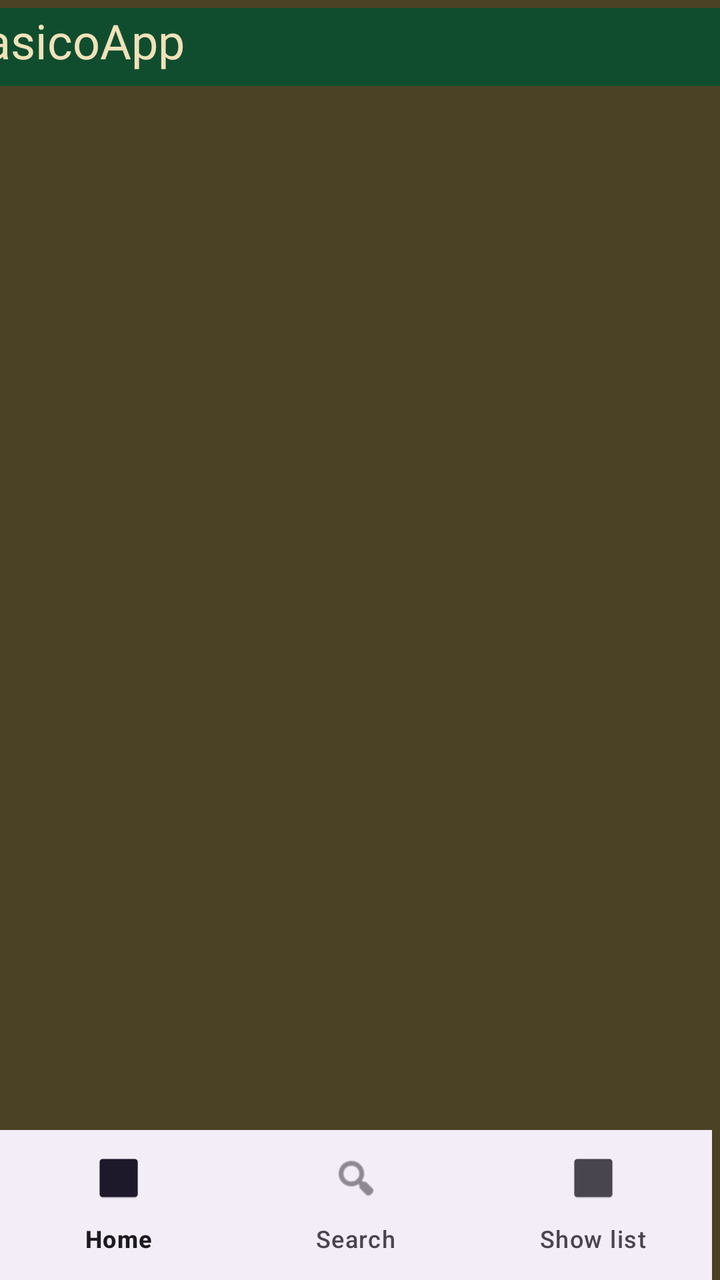
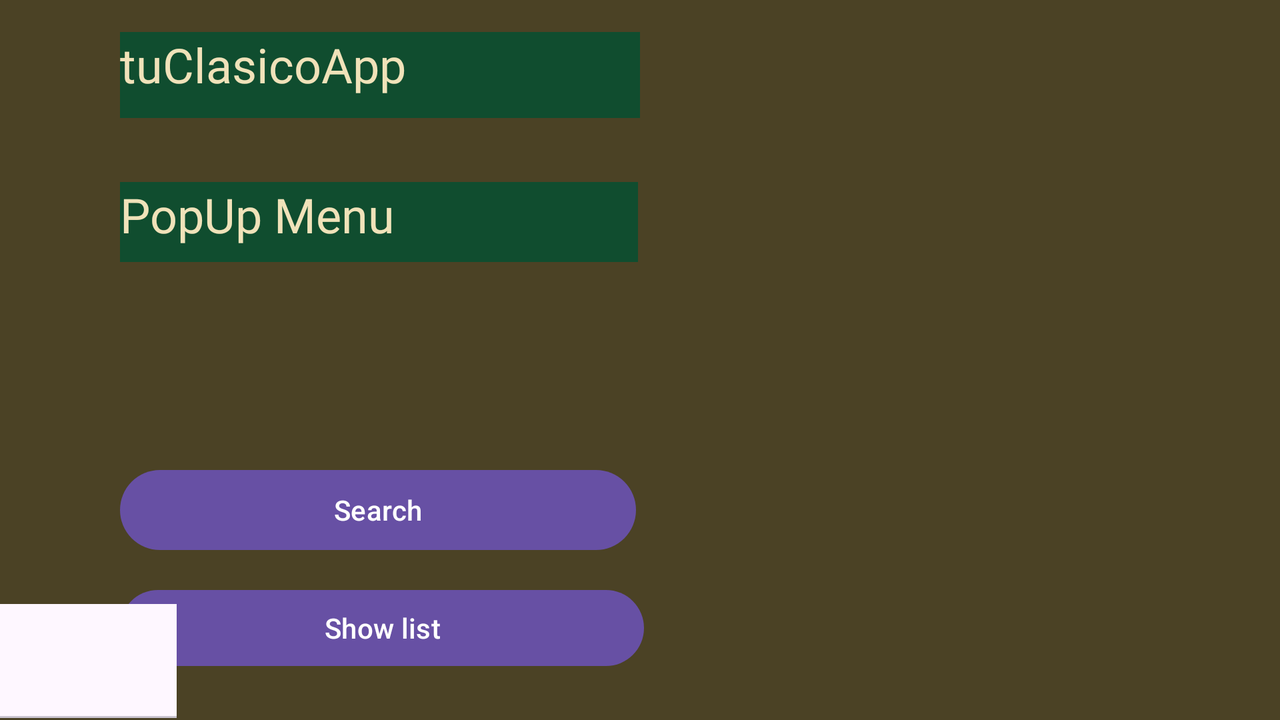

An Android layout and its configuration variant, each rendered on a device that would load it. The default file and the variant file are quoted in full after the pictures.
<!-- AndroidManifest.xml: application theme Theme.ProyectoFinU3 -->
<!-- res/layout/activity_main.xml -->
<?xml version="1.0" encoding="utf-8"?>
<androidx.constraintlayout.widget.ConstraintLayout xmlns:android="http://schemas.android.com/apk/res/android"
    xmlns:app="http://schemas.android.com/apk/res-auto"
    xmlns:tools="http://schemas.android.com/tools"
    android:id="@+id/main"
    android:layout_width="match_parent"
    android:layout_height="match_parent"
    android:background="@color/md_theme_secondaryContainer_highContrast"
    android:theme="@style/Theme.ProyectoFinU3"
    tools:context=".MainActivity">





    <TextView
        android:id="@+id/tv_title"
        android:layout_width="411dp"
        android:layout_height="39dp"
        android:layout_marginTop="4dp"
        android:background="@color/md_theme_primaryFixed_highContrast"
        android:fontFamily="@font/roboto_serif_light"
        android:hint="@string/titleHint"
        android:text="@string/title"
        android:textColor="@color/md_theme_secondaryFixed"
        android:textColorHint="?attr/colorOnSecondary"
        android:textSize="24sp"
        app:layout_constraintEnd_toEndOf="parent"
        app:layout_constraintTop_toTopOf="parent" />

    <androidx.fragment.app.FragmentContainerView
        android:id="@+id/fragmentContainerView"
        android:layout_width="404dp"
        android:layout_height="777dp"
        android:layout_marginTop="11dp"
        android:layout_marginEnd="4dp"
        app:layout_constraintEnd_toEndOf="parent"
        app:layout_constraintTop_toBottomOf="@+id/tv_title" />

    <com.google.android.material.bottomnavigation.BottomNavigationView
        android:id="@+id/bottomNavBar"
        android:layout_width="match_parent"
        android:layout_height="75dp"
        android:layout_marginEnd="4dp"
        app:layout_constraintBottom_toBottomOf="parent"
        app:layout_constraintEnd_toEndOf="parent"
        app:menu="@menu/nav_tabs" />
</androidx.constraintlayout.widget.ConstraintLayout>
<!-- resources referenced by this layout -->
<resources>
  <color name="md_theme_primaryFixed_highContrast">#104D2F</color>
  <color name="md_theme_secondaryContainer_highContrast">#4B4225</color>
  <color name="md_theme_secondaryFixed">#F0E2B9</color>
  <string name="title">tuClasicoApp</string>
  <string name="titleHint">Your title here</string>
  <style name="Theme.ProyectoFinU3" parent="Base.Theme.ProyectoFinU3" />
  <style name="Base.Theme.ProyectoFinU3" parent="Theme.Material3.DayNight.NoActionBar">
          
          
      </style>
</resources>
<!-- res/layout-land/activity_main.xml (the repository's variant of the layout above) -->
<!-- drawn on the phone turned sideways -->
<?xml version="1.0" encoding="utf-8"?>
<androidx.constraintlayout.widget.ConstraintLayout xmlns:android="http://schemas.android.com/apk/res/android"
    xmlns:app="http://schemas.android.com/apk/res-auto"
    xmlns:tools="http://schemas.android.com/tools"
    android:id="@+id/main"
    android:layout_width="match_parent"
    android:layout_height="match_parent"
    android:background="@color/md_theme_secondaryContainer_highContrast"
    android:theme="@style/Theme.ProyectoFinU3"
    tools:context=".MainActivity">

    <androidx.recyclerview.widget.RecyclerView
        android:id="@+id/rv_cars"
        android:layout_width="534dp"
        android:layout_height="356dp"
        android:layout_marginTop="8dp"
        android:layout_marginEnd="4dp"
        app:layout_constraintEnd_toEndOf="parent"
        app:layout_constraintTop_toTopOf="parent"
        tools:listitem="@layout/car_item" />

    <TextView
        android:id="@+id/tv_title"
        android:layout_width="260dp"
        android:layout_height="43dp"
        android:layout_marginStart="60dp"
        android:layout_marginTop="16dp"
        android:background="@color/md_theme_primaryFixed_highContrast"
        android:fontFamily="@font/roboto_serif_light"
        android:hint="@string/titleHint"
        android:text="@string/title"
        android:textColor="@color/md_theme_secondaryFixed"
        android:textColorHint="?attr/colorOnSecondary"
        android:textSize="24sp"
        app:layout_constraintStart_toStartOf="parent"
        app:layout_constraintTop_toTopOf="parent" />

    <TextView
        android:id="@+id/tv_title2"
        android:layout_width="259dp"
        android:layout_height="40dp"
        android:layout_marginStart="60dp"
        android:layout_marginTop="32dp"
        android:background="@color/md_theme_primaryFixed_highContrast"
        android:fontFamily="@font/roboto_serif_light"
        android:hint="@string/titleHint"
        android:text="PopUp Menu"
        android:textColor="@color/md_theme_secondaryFixed"
        android:textColorHint="?attr/colorOnSecondary"
        android:textSize="24sp"
        app:layout_constraintStart_toStartOf="parent"
        app:layout_constraintTop_toBottomOf="@+id/tv_title" />

    <Button
        android:id="@+id/list_btn"
        android:layout_width="262dp"
        android:layout_height="46dp"
        android:layout_marginStart="60dp"
        android:layout_marginTop="12dp"
        android:text="@string/listBtn"
        app:layout_constraintStart_toStartOf="parent"
        app:layout_constraintTop_toBottomOf="@+id/search_btn" />

    <Button
        android:id="@+id/search_btn"
        android:layout_width="258dp"
        android:layout_height="48dp"
        android:layout_marginStart="60dp"
        android:layout_marginTop="100dp"
        android:text="@string/searchBtn"
        app:layout_constraintStart_toStartOf="parent"
        app:layout_constraintTop_toBottomOf="@+id/tv_title2" />

    <com.google.android.material.tabs.TabLayout
        android:id="@+id/tabSelector"
        android:layout_width="342dp"
        android:layout_height="57dp"
        android:layout_marginEnd="552dp"
        android:layout_marginBottom="1dp"
        app:layout_constraintBottom_toBottomOf="parent"
        app:layout_constraintEnd_toEndOf="parent">

        <com.google.android.material.tabs.TabItem
            android:layout_width="wrap_content"
            android:layout_height="wrap_content"
            android:text="@string/searchBtn" />

        <com.google.android.material.tabs.TabItem
            android:layout_width="wrap_content"
            android:layout_height="wrap_content"
            android:text="@string/listBtn" />

    </com.google.android.material.tabs.TabLayout>

</androidx.constraintlayout.widget.ConstraintLayout>
<!-- res/layout/car_item.xml (included above) -->
<?xml version="1.0" encoding="utf-8"?>
<androidx.cardview.widget.CardView xmlns:android="http://schemas.android.com/apk/res/android"
    xmlns:app="http://schemas.android.com/apk/res-auto"
    xmlns:tools="http://schemas.android.com/tools"
    android:id="@+id/cv_car"
    android:layout_width="match_parent"
    android:layout_height="wrap_content"
    android:layout_margin="8dp"
    app:cardBackgroundColor="#C5CAE9"
    app:cardCornerRadius="20dp"
    app:cardElevation="10dp"
    app:contentPadding="5dp">

    <LinearLayout
        android:layout_width="match_parent"
        android:layout_height="match_parent"
        android:orientation="horizontal"
        android:weightSum="1">

        <ImageView
            android:id="@+id/carPicture"
            android:layout_width="match_parent"
            android:layout_height="wrap_content"
            android:layout_weight="0.5"
            tools:srcCompat="@tools:sample/avatars" />

        <LinearLayout
            android:layout_width="match_parent"
            android:layout_height="match_parent"
            android:layout_weight="0.5"
            android:orientation="vertical">

            <TextView
                android:id="@+id/tv_model"
                android:layout_width="match_parent"
                android:layout_height="wrap_content"
                android:layout_weight="0.5"
                android:text="TextView"
                android:textAppearance="@style/TextAppearance.AppCompat.Large" />

            <TextView
                android:id="@+id/tv_year"
                android:layout_width="match_parent"
                android:layout_height="wrap_content"
                android:layout_weight="0.5"
                android:text="TextView"
                android:textSize="20sp" />

            <TextView
                android:id="@+id/tv_engine"
                android:layout_width="match_parent"
                android:layout_height="wrap_content"
                android:layout_weight="0.5"
                android:text="TextView"
                android:textSize="20sp" />

            <Switch
                android:id="@+id/fav_switch"
                android:layout_width="match_parent"
                android:layout_height="wrap_content"
                android:layout_weight="0.5"
                android:text="Guardar"
                android:textSize="16sp" />

        </LinearLayout>

    </LinearLayout>

</androidx.cardview.widget.CardView>
<!-- resources referenced by the variant -->
<!-- as the phone turned sideways resolves them -->
<resources>
  <color name="md_theme_primaryFixed_highContrast">#104D2F</color>
  <color name="md_theme_secondaryContainer_highContrast">#4B4225</color>
  <color name="md_theme_secondaryFixed">#F0E2B9</color>
  <string name="listBtn">Show list</string>
  <string name="searchBtn">Search</string>
  <string name="title">tuClasicoApp</string>
  <string name="titleHint">Your title here</string>
  <style name="Theme.ProyectoFinU3" parent="Base.Theme.ProyectoFinU3" />
  <style name="Base.Theme.ProyectoFinU3" parent="Theme.Material3.DayNight.NoActionBar">
          
          
      </style>
</resources>
